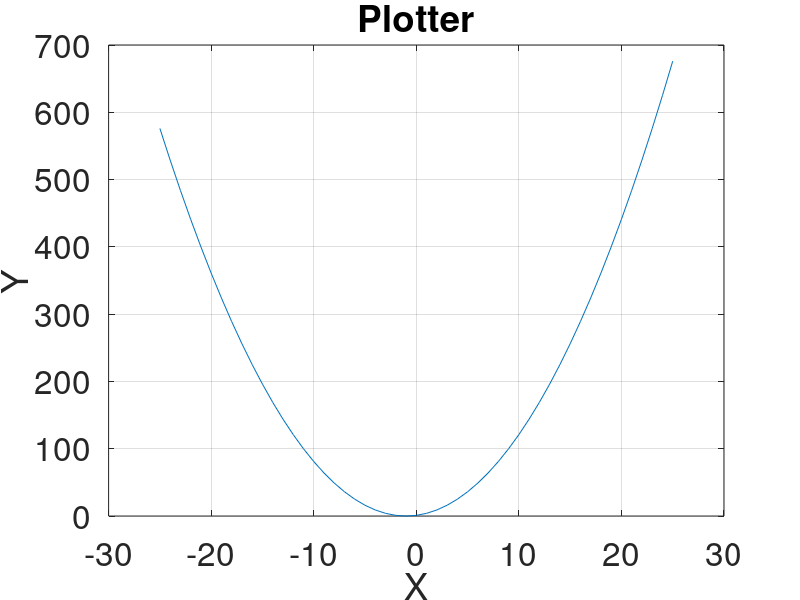

MATLAB code for this plot:
x = [-25:1:25];
y = x.^2 + 2 * x + 1;
plot(x,y)
grid on
title('Plotter')
set(gca, 'fontsize', 24)
xlabel('X')
ylabel('Y')
csvwrite('PlotterOctave.csv', [x;y]')

